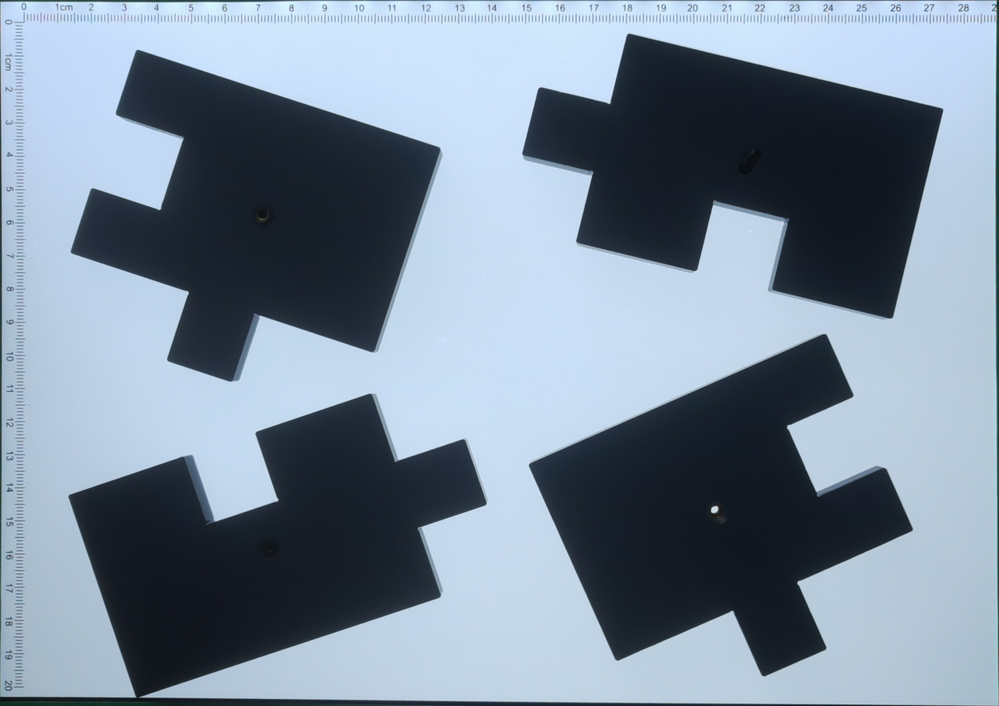
#> input picture solver-v3/puzzle_finder/output/a4_rectified.png, 999 x 706 px, shrunk from 2330 x 1647 before the run
$ python __main__.py output/a4_rectified.png
#> lines starting #> are read from the running program, lines starting #| are printed output that depends on the picture; after the words box and inside, x2 and y2 are one past the last pixel; in counts of white or black regions, pixels touching at a corner belong together
#> in main, image is the input picture: shape (706, 999, 3); mean B, G, R 156.1, 139.5, 123.7
### solver-v2/puzzle_finder/a4_finder.py
"""Detect and rectify A4 paper regions in images."""

from __future__ import annotations

from dataclasses import dataclass
from pathlib import Path
from typing import Optional, Union

import cv2
import numpy as np


A4_ASPECT_RATIO = 297.0 / 210.0  # long side / short side


@dataclass
class A4Detection:
    """Represents a detected A4 sheet in image coordinates."""

    corners: np.ndarray  # shape (4, 2), ordered TL, TR, BR, BL
    contour_area: float
    aspect_ratio: float


def _order_corners(points: np.ndarray) -> np.ndarray:
    """Order corner points clockwise: top-left, top-right, bottom-right, bottom-left."""
    pts = points.astype(np.float32)
    s = pts.sum(axis=1)
    diff = np.diff(pts, axis=1).reshape(-1)

    top_left = pts[np.argmin(s)]
    bottom_right = pts[np.argmax(s)]
    top_right = pts[np.argmin(diff)]
    bottom_left = pts[np.argmax(diff)]

    return np.array([top_left, top_right, bottom_right, bottom_left], dtype=np.float32)


def _build_white_mask(
    image: np.ndarray,
    debug_dir: Optional[Union[str, Path]] = None,
) -> np.ndarray:
    """
    Build a mask that highlights white-ish paper.

    The mask is tuned for white A4 paper on wood backgrounds and tolerates
    dark puzzle pieces lying on the paper.
    """
    debug_path = Path(debug_dir) if debug_dir else None

    hsv = cv2.cvtColor(image, cv2.COLOR_BGR2HSV)
#> hsv: shape (706, 999, 3); mean H, S, V 105.5, 72.6, 156.1
    # White paper is usually bright and low saturation.
    white_mask = cv2.inRange(hsv, (0, 0, 120), (180, 95, 255))
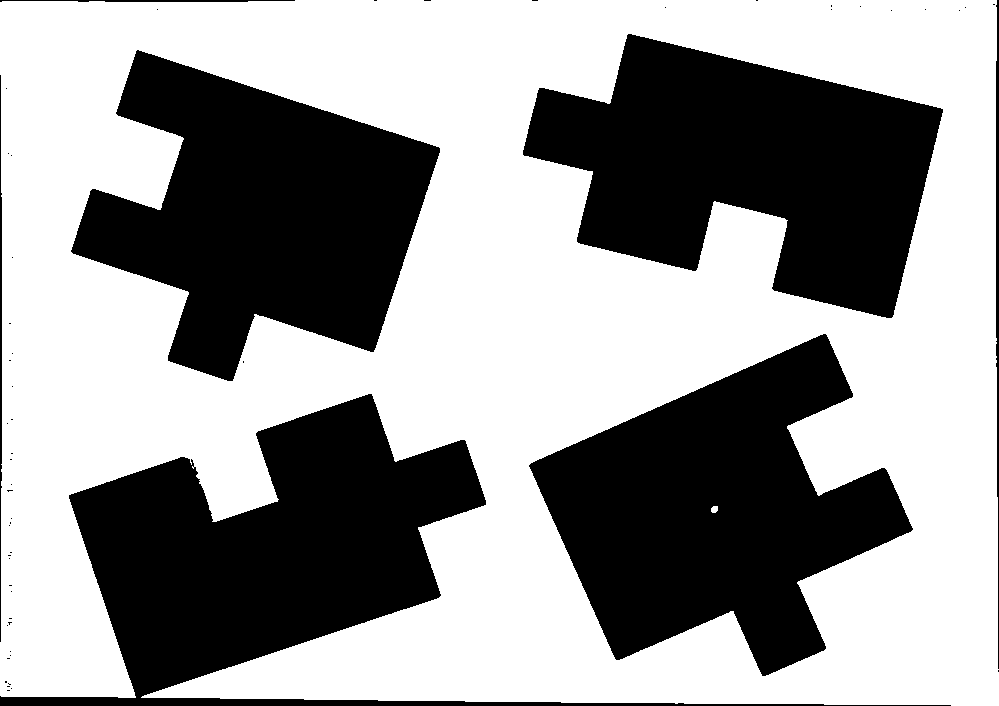
#> white_mask: shape (706, 999); 59.8% white; 56 black regions (49 under 20 px), largest, box (x1, y1, x2, y2) and area: (0, 394, 951, 706) 73453, (523, 34, 943, 318) 69663, (529, 334, 913, 676) 69657
    if debug_path:
        cv2.imwrite(str(debug_path / "02_hsv_white_mask.png"), white_mask)

    gray = cv2.cvtColor(image, cv2.COLOR_BGR2GRAY)
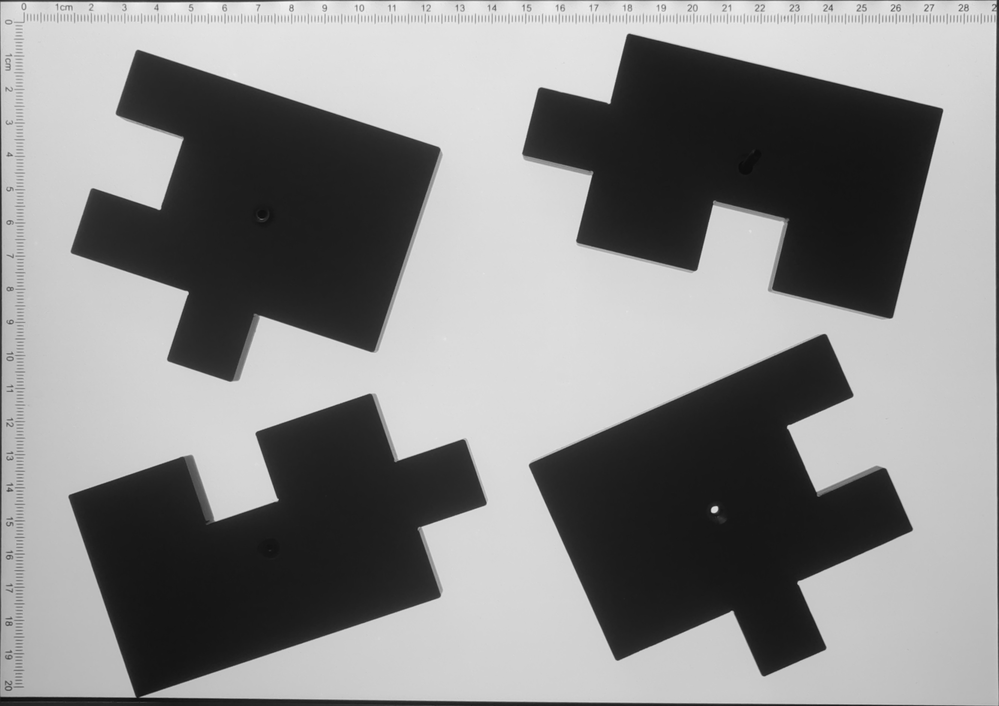
#> gray: shape (706, 999); min 12, max 245, mean 136.7
    gray_blur = cv2.GaussianBlur(gray, (5, 5), 0)
    _, bright_mask = cv2.threshold(gray_blur, 0, 255, cv2.THRESH_BINARY + cv2.THRESH_OTSU)
#> bright_mask: shape (706, 999); 59.7% white; 13 black regions (5 under 20 px), largest, box (x1, y1, x2, y2) and area: (0, 394, 882, 706) 73742, (523, 34, 943, 318) 69987, (530, 334, 913, 676) 69940
    if debug_path:
        cv2.imwrite(str(debug_path / "03_otsu_bright_mask.png"), bright_mask)

    combined = cv2.bitwise_and(white_mask, bright_mask)
#> combined: shape (706, 999); 59.6% white; 55 black regions (48 under 20 px), largest, box (x1, y1, x2, y2) and area: (0, 394, 951, 706) 73819, (523, 34, 943, 318) 69994, (529, 334, 913, 676) 69945
    if debug_path:
        cv2.imwrite(str(debug_path / "04_combined_before_morph.png"), combined)

    # Close holes caused by dark puzzle pieces on top of paper.
    close_kernel = cv2.getStructuringElement(cv2.MORPH_RECT, (13, 13))
    open_kernel = cv2.getStructuringElement(cv2.MORPH_RECT, (5, 5))
    combined = cv2.morphologyEx(combined, cv2.MORPH_CLOSE, close_kernel, iterations=2)
#> combined: shape (706, 999); 61.1% white; 4 black regions, box (x1, y1, x2, y2) and area: (528, 39, 938, 314) 69426, (537, 342, 904, 668) 69066, (75, 400, 480, 691) 68515, (78, 57, 434, 376) 67696
    combined = cv2.morphologyEx(combined, cv2.MORPH_OPEN, open_kernel, iterations=1)
#> combined: shape (706, 999); 61% white; 4 black regions, box (x1, y1, x2, y2) and area: (528, 39, 938, 314) 69430, (537, 342, 904, 668) 69093, (75, 400, 480, 691) 68522, (78, 57, 434, 376) 67704
    if debug_path:
        cv2.imwrite(str(debug_path / "05_mask_final.png"), combined)
    return combined


def detect_a4_area(
    image: np.ndarray,
    min_image_coverage: float = 0.10,
    debug_dir: Optional[Union[str, Path]] = None,
) -> Optional[A4Detection]:
    """
    Detect the dominant A4-like white area.

    Args:
        image: BGR image.
        min_image_coverage: Minimum contour area as fraction of full image.
        debug_dir: If set, save step-by-step debug images (01_input through 09_a4_detected).

    Returns:
        A4Detection if found, else None.
    """
    debug_path = Path(debug_dir) if debug_dir else None
    if debug_path:
        debug_path.mkdir(parents=True, exist_ok=True)
        cv2.imwrite(str(debug_path / "01_input.png"), image)

    mask = _build_white_mask(image, debug_dir=debug_dir)
    contours, _ = cv2.findContours(mask, cv2.RETR_EXTERNAL, cv2.CHAIN_APPROX_SIMPLE)
#> contours = [[[0, 0], [0, 705], [998, 705], [998, 0]]]

    if debug_path:
        # 06: all contours on mask
        vis_all = cv2.cvtColor(mask, cv2.COLOR_GRAY2BGR)
        cv2.drawContours(vis_all, contours, -1, (0, 255, 0), 2)
        cv2.putText(
            vis_all, f"contours: {len(contours)}", (10, 30),
            cv2.FONT_HERSHEY_SIMPLEX, 1, (0, 255, 0), 2,
        )
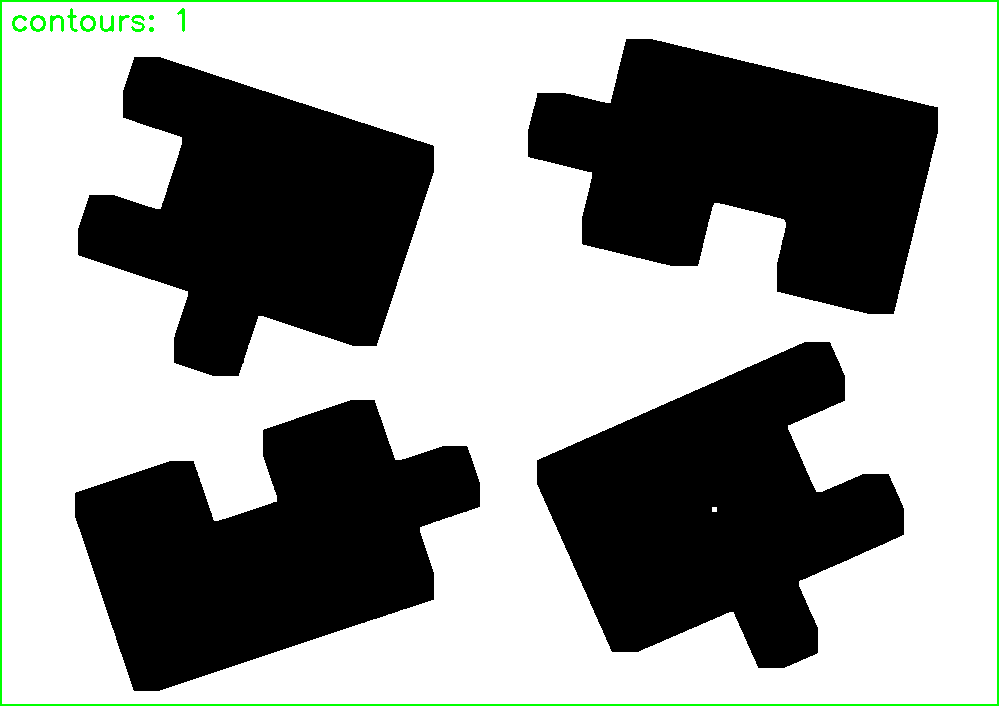
#> vis_all: shape (706, 999, 3); mean B, G, R 152.8, 155.7, 152.8
        cv2.imwrite(str(debug_path / "06_contours_all.png"), vis_all)

    if not contours:
        return None

    img_area = float(image.shape[0] * image.shape[1])
#> img_area = 705294
    min_area = img_area * float(min_image_coverage)
#> min_area = 70529.4

    contours_min_area = []
    contours_a4_ratio = []

    best_detection = None
    best_score = float("inf")
    best_contour = None

    for contour in contours:
        area = cv2.contourArea(contour)
        if area < min_area:
            continue
        contours_min_area.append(contour)

        rect = cv2.minAreaRect(contour)
        (w, h) = rect[1]
        if w <= 1 or h <= 1:
            continue

        ratio = max(w, h) / min(w, h)
        if ratio < 1.18 or ratio > 1.75:
            continue
        contours_a4_ratio.append(contour)

        # Prefer large contours with A4-like ratio.
        ratio_error = abs(ratio - A4_ASPECT_RATIO)
        area_bonus = area / img_area
        score = ratio_error - 0.35 * area_bonus

        if score < best_score:
            peri = cv2.arcLength(contour, True)
            approx = cv2.approxPolyDP(contour, 0.02 * peri, True)
            if len(approx) == 4:
                corners = approx.reshape(4, 2)
            else:
                corners = cv2.boxPoints(rect)

            best_detection = A4Detection(
                corners=_order_corners(corners),
                contour_area=float(area),
                aspect_ratio=float(ratio),
            )
            best_score = score
            best_contour = contour
#> this loop made 1 pass
#> (area, rect, w, h, ratio, ratio_error, area_bonus, score) on pass 1: (703590, ((499, 352.5), (705, 998), -90), 705, 998, 1.42, 0.00132, 0.998, -0.348)
#> after the loop, best_score = -0.348; contours_a4_ratio = [[[0, 0], [0, 705], [998, 705], [998, 0]]]; contours_min_area = [[[0, 0], [0, 705], [998, 705], [998, 0]]]; peri = 3406

    if debug_path:
        # 07: contours passing min_area
        vis_min = cv2.cvtColor(mask, cv2.COLOR_GRAY2BGR)
        cv2.drawContours(vis_min, contours_min_area, -1, (0, 255, 0), 2)
        cv2.putText(
            vis_min, f"min_area>={min_area:.0f} ({len(contours_min_area)})", (10, 30),
            cv2.FONT_HERSHEY_SIMPLEX, 0.8, (0, 255, 0), 2,
        )
#> vis_min: shape (706, 999, 3); mean B, G, R 152.5, 155.7, 152.5
        cv2.imwrite(str(debug_path / "07_contours_min_area.png"), vis_min)

        # 08: contours passing A4 aspect ratio
        vis_ratio = cv2.cvtColor(mask, cv2.COLOR_GRAY2BGR)
        cv2.drawContours(vis_ratio, contours_a4_ratio, -1, (0, 255, 0), 2)
        cv2.putText(
            vis_ratio, f"A4 ratio 1.18-1.75 ({len(contours_a4_ratio)})", (10, 30),
            cv2.FONT_HERSHEY_SIMPLEX, 0.8, (0, 255, 0), 2,
        )
#> vis_ratio: shape (706, 999, 3); mean B, G, R 152.6, 155.7, 152.6
        cv2.imwrite(str(debug_path / "08_contours_a4_ratio.png"), vis_ratio)

        # 09: chosen A4 on original image
        vis_final = image.copy()
        if best_contour is not None and best_detection is not None:
            cv2.drawContours(vis_final, [best_contour], -1, (0, 255, 0), 3)
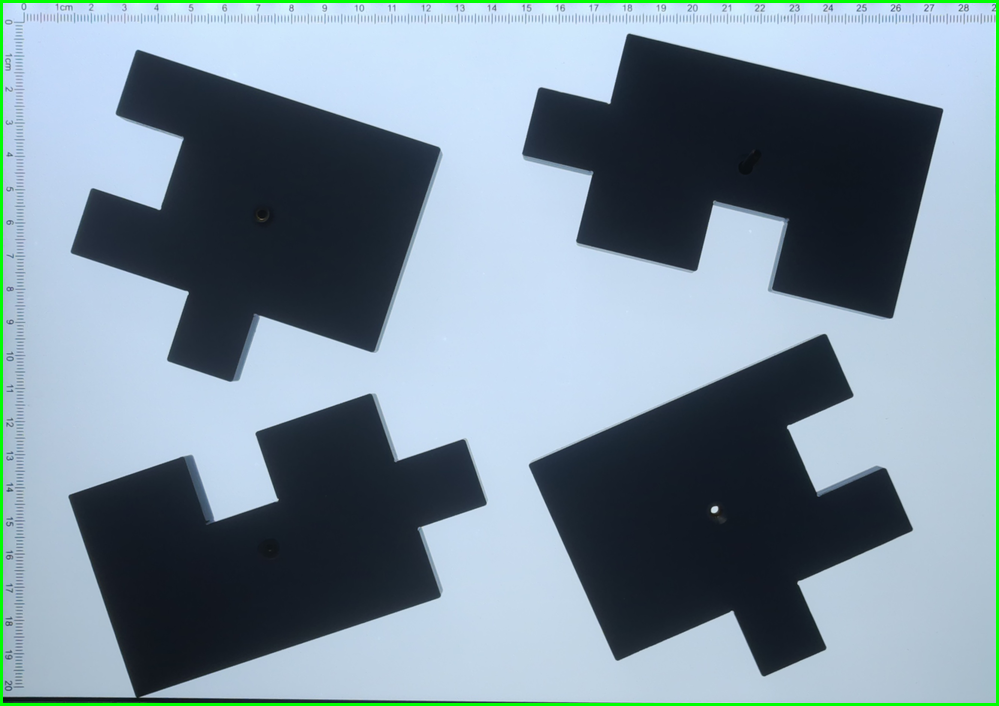
#> vis_final: shape (706, 999, 3); 1.45% of pixels changed, all inside (x1, y1, x2, y2) = (0, 0, 999, 706)
            for idx, pt in enumerate(best_detection.corners.astype(int)):
                cv2.circle(vis_final, tuple(pt), 8, (0, 0, 255), -1)
                cv2.putText(
                    vis_final, str(idx), (int(pt[0]) + 10, int(pt[1]) - 10),
                    cv2.FONT_HERSHEY_SIMPLEX, 0.7, (255, 255, 0), 2,
                )
#> this loop made 4 passes
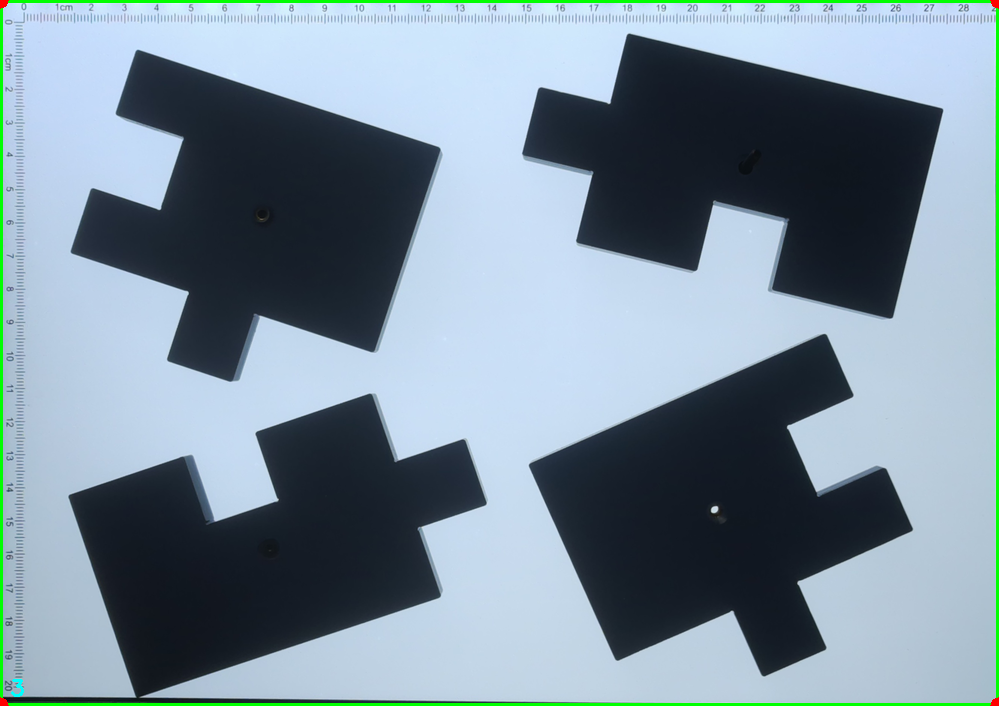
#> vis_final: shape (706, 999, 3); 0.05% of pixels changed, all inside (x1, y1, x2, y2) = (0, 0, 999, 706)
            cv2.putText(
                vis_final, f"ratio={best_detection.aspect_ratio:.3f}", (10, 30),
                cv2.FONT_HERSHEY_SIMPLEX, 0.8, (0, 255, 255), 2,
            )
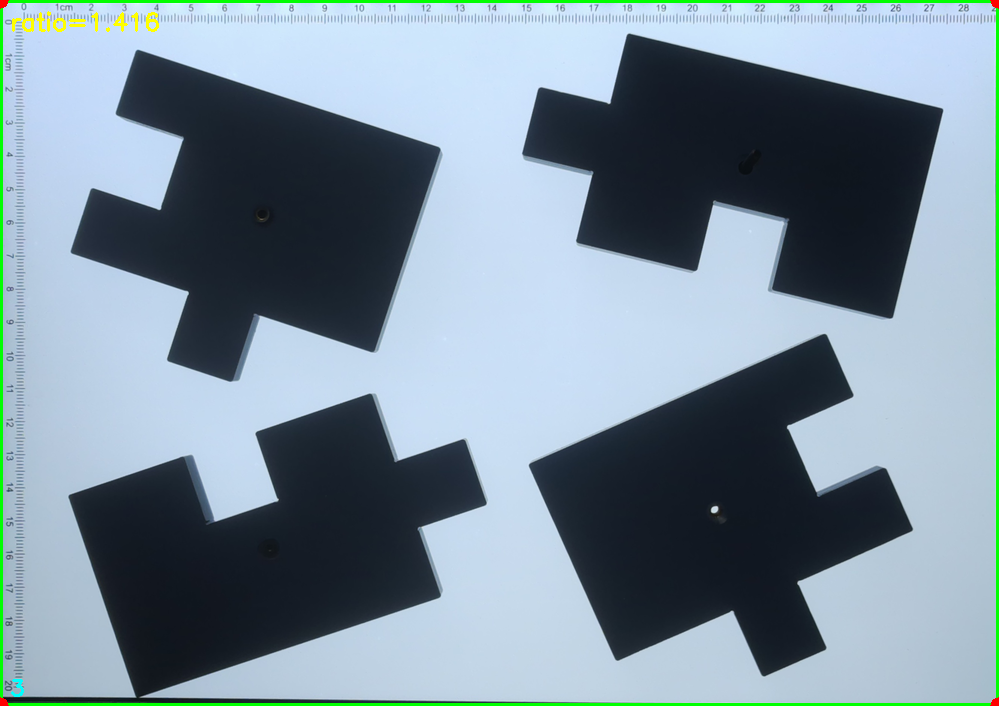
#> vis_final: shape (706, 999, 3); 0.13% of pixels changed, all inside (x1, y1, x2, y2) = (12, 11, 159, 32)
        else:
            cv2.putText(
                vis_final, "No A4 candidate", (10, 30),
                cv2.FONT_HERSHEY_SIMPLEX, 0.8, (0, 0, 255), 2,
            )
        cv2.imwrite(str(debug_path / "09_a4_detected.png"), vis_final)

    return best_detection


def warp_a4_region(image: np.ndarray, detection: A4Detection) -> np.ndarray:
    """
    Perspective-rectify the detected A4 sheet.

    Keeps the detected scale (in pixels) while forcing A4 proportions.
    """
    corners = detection.corners.astype(np.float32)
    tl, tr, br, bl = corners

    top_w = np.linalg.norm(tr - tl)
    bottom_w = np.linalg.norm(br - bl)
    left_h = np.linalg.norm(bl - tl)
    right_h = np.linalg.norm(br - tr)

    observed_w = max(top_w, bottom_w)
    observed_h = max(left_h, right_h)

    if observed_w >= observed_h:
        out_w = int(max(50, round(observed_w)))
        out_h = int(max(50, round(out_w / A4_ASPECT_RATIO)))
    else:
        out_h = int(max(50, round(observed_h)))
        out_w = int(max(50, round(out_h / A4_ASPECT_RATIO)))

    dst = np.array(
        [
            [0, 0],
            [out_w - 1, 0],
            [out_w - 1, out_h - 1],
            [0, out_h - 1],
        ],
        dtype=np.float32,
    )

    matrix = cv2.getPerspectiveTransform(corners, dst)
    return cv2.warpPerspective(image, matrix, (out_w, out_h))

### solver-v3/puzzle_finder/__main__.py
"""CLI for standalone A4 detection testing."""

from __future__ import annotations

import argparse
from pathlib import Path

import cv2

if __package__ in (None, ""):
    from a4_finder import detect_a4_area, warp_a4_region
else:
    from .a4_finder import detect_a4_area, warp_a4_region


def main() -> int:
    parser = argparse.ArgumentParser(description="Detect and rectify A4 area from an image.")
    parser.add_argument("image_path", help="Input image path")
    parser.add_argument(
        "--output-dir",
        default="puzzle_finder/output",
        help="Directory for output and debug images (default: puzzle_finder/output)",
    )
    parser.add_argument(
        "--no-debug",
        action="store_true",
        help="Do not save step-by-step debug images",
    )
    args = parser.parse_args()

    image = cv2.imread(args.image_path)
    if image is None:
        print(f"Could not load image: {args.image_path}")
        return 1

    output_dir = Path(args.output_dir)
    output_dir.mkdir(parents=True, exist_ok=True)
    debug_dir = None if args.no_debug else output_dir

    detection = detect_a4_area(image, debug_dir=debug_dir)
    if detection is None:
        print("No A4-like area detected.")
        if debug_dir:
            print(f"Check debug images in: {output_dir}")
        return 2

    # Save annotated original
    annotated = image.copy()
    corners = detection.corners.astype(int)
#> corners = [[0, 0], [998, 0], [998, 705], [0, 705]]
    cv2.polylines(annotated, [corners], isClosed=True, color=(0, 255, 0), thickness=3)
    for idx, pt in enumerate(corners):
        cv2.circle(annotated, tuple(pt), 6, (0, 0, 255), -1)
        cv2.putText(
            annotated,
            str(idx),
            (int(pt[0]) + 8, int(pt[1]) - 8),
            cv2.FONT_HERSHEY_SIMPLEX,
            0.6,
            (255, 0, 0),
            2,
        )

    rectified = warp_a4_region(image, detection)
#> in warp_a4_region, `matrix = cv2.getPerspectiveTransform(corners, dst)`: matrix = [[0.999, 0, 0], [0, 1, 0], [0, -1.62e-19, 1]]

    annotated_path = output_dir / "a4_detected.png"
    rectified_path = output_dir / "a4_rectified.png"
    cv2.imwrite(str(annotated_path), annotated)
    cv2.imwrite(str(rectified_path), rectified)

    print("A4 area detected.")
    print(f"Aspect ratio: {detection.aspect_ratio:.3f}")
#| Aspect ratio: 1.416
    print(f"Contour area: {detection.contour_area:.0f}px")
#| Contour area: 703590px
    print(f"Output: {output_dir}")
    print(f"  Annotated: {annotated_path.name}")
    print(f"  Rectified: {rectified_path.name}")
    return 0


if __name__ == "__main__":
    raise SystemExit(main())
#> (the program exits here)
